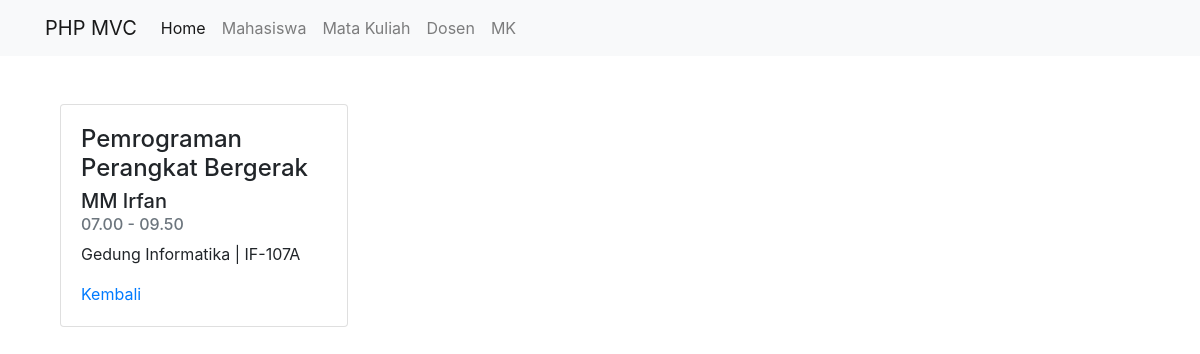
The app's page /public/matakuliah/detail/9 with its own data.
### tables this page shows
CREATE TABLE `mata_kuliah` (
  `ID_MK` int(11) NOT NULL,
  `ID_DOSEN` int(11) DEFAULT NULL,
  `Nama_MK` varchar(255) NOT NULL,
  `Lokasi_MK` varchar(100) NOT NULL,
  `Waktu_MK` varchar(20) NOT NULL
);

CREATE TABLE `dosen` (
  `ID_Dosen` int(11) NOT NULL,
  `Nama_Dosen` varchar(255) NOT NULL,
  `Email_Dosen` varchar(100) NOT NULL
);

### app/core/Controller.php (called while the page is built, shortened)
<?php
class Controller {
    public function view($view, $data = [])
    {
        require_once '../app/views/' . $view . '.php';
    }
    public function model($model)
    {
        return new $model;
    }
}

### app/controllers/Matakuliah.php (called while the page is built, shortened)
<?php
class Matakuliah extends Controller {
    public function detail($id)
    {
        $data['judul'] = 'Detail Matakuliah';
        $data['mata_kuliah'] = $this->model('Matakuliah_model')->getMatakuliahById($id);
        $data['dosen'] = $this->model('Dosen_model')->getAllDosen();
        $this->view('matakuliah/detail', $data);
    }
}

### app/core/App.php (called while the page is built, shortened)
<?php
class App
{
    protected $method = 'index';
    protected $params = [];
    public function __construct()
    {
        $url = $this->parseURL() ?? [''];
        if (file_exists('../app/controllers/' . $url[0] . '.php')) {
            unset($url[0]);
        }
        $this->controller = new $this->controller;
        if (isset($url[1])) {
            if (method_exists($this->controller, $url[1])) {
                $this->method = $url[1];
                unset($url[1]);
            }
        }
        if (!empty($url)) {
            $this->params = array_values($url);
        }
        call_user_func_array([$this->controller, $this->method], $this->params);
    }
    public function parseURL()
    {
        if (isset($_GET['url'])) {
            $url = rtrim($_GET['url'], '/');
            $url = filter_var($url, FILTER_SANITIZE_URL);
            $url = explode('/', $url);
            return $url;
        }
    }
}

### public/index.php (called while the page is built, shortened)
<?php
$app = new App;

### app/core/Database.php (called while the page is built, shortened)
<?php
class Database {
    private $host = DB_HOST;
    private $user = DB_USER;
    private $pass = DB_PASS;
    private $db_name = DB_NAME;
    private $dbh;
    private $stmt;
    public function __construct()
    {
        $dsn = 'mysql:host=' . $this->host . ';dbname=' . $this->db_name;
        $option = [
            PDO::ATTR_PERSISTENT => true,
            PDO::ATTR_ERRMODE => PDO::ERRMODE_EXCEPTION
        ];
        try {
            $this->dbh = new PDO($dsn, $this->user, $this->pass, $option);
        } catch(PDOException $e) {
            die($e->getMessage());
        }
    }
    public function query($query)
    {
        $this->stmt = $this->dbh->prepare($query);
    }
    public function bind($param, $value, $type = null)
    {
        if( is_null($type) ) {
            switch( true ) {
                default :
                    $type = PDO::PARAM_STR;
            }
        }
        $this->stmt->bindValue($param, $value, $type);
    }
    public function execute()
    {
        $this->stmt->execute();
    }
    public function single()
    {
        $this->execute();
        return $this->stmt->fetch(PDO::FETCH_ASSOC);
    }
}

### app/models/Matakuliah_model.php (called while the page is built, shortened)
<?php
class Matakuliah_model
{
    private $table = 'mata_kuliah';
    private $table2 = 'dosen';
    private $db;
    public function __construct()
    {
        $this->db = new Database;
    }
    public function getMatakuliahById($id)
    {
        $this->db->query('SELECT * FROM ' . $this->table . ' t1 JOIN '. $this->table2 .
            ' t2 ON t1.ID_DOSEN = t2.ID_Dosen WHERE ID_MK=:id_MK');
        $this->db->bind('id_MK', $id);
        return $this->db->single();
    }
}

### app/views/matakuliah/detail.php (the view)
<div class="container mt-5">
    <div class="col">
        <div class="card" style="width: 18rem;">
            <div class="card-body">
                <h4 class="card-title"><?= $data['mata_kuliah']['Nama_MK']; ?></h4>
                <h5 class="card-subtitle mb-2"><?= $data['mata_kuliah']['Nama_Dosen']; ?></h5>
                <h6 class="card-subtitle mb-2 text-muted"><?= $data['mata_kuliah']['Waktu_MK']; ?></h6>
                <p class="card-text"><?= $data['mata_kuliah']['Lokasi_MK']; ?></p>
                <a href="<?= BASEURL; ?>/matakuliah" class="card-link">Kembali</a>
            </div>
        </div>
    </div>
</div>

### records on screen
mata_kuliah: Nama_MK "Pemrograman Perangkat Bergerak", ID_DOSEN.Nama_Dosen "MM Irfan", Waktu_MK "07.00 - 09.50", Lokasi_MK "Gedung Informatika | IF-107A"
